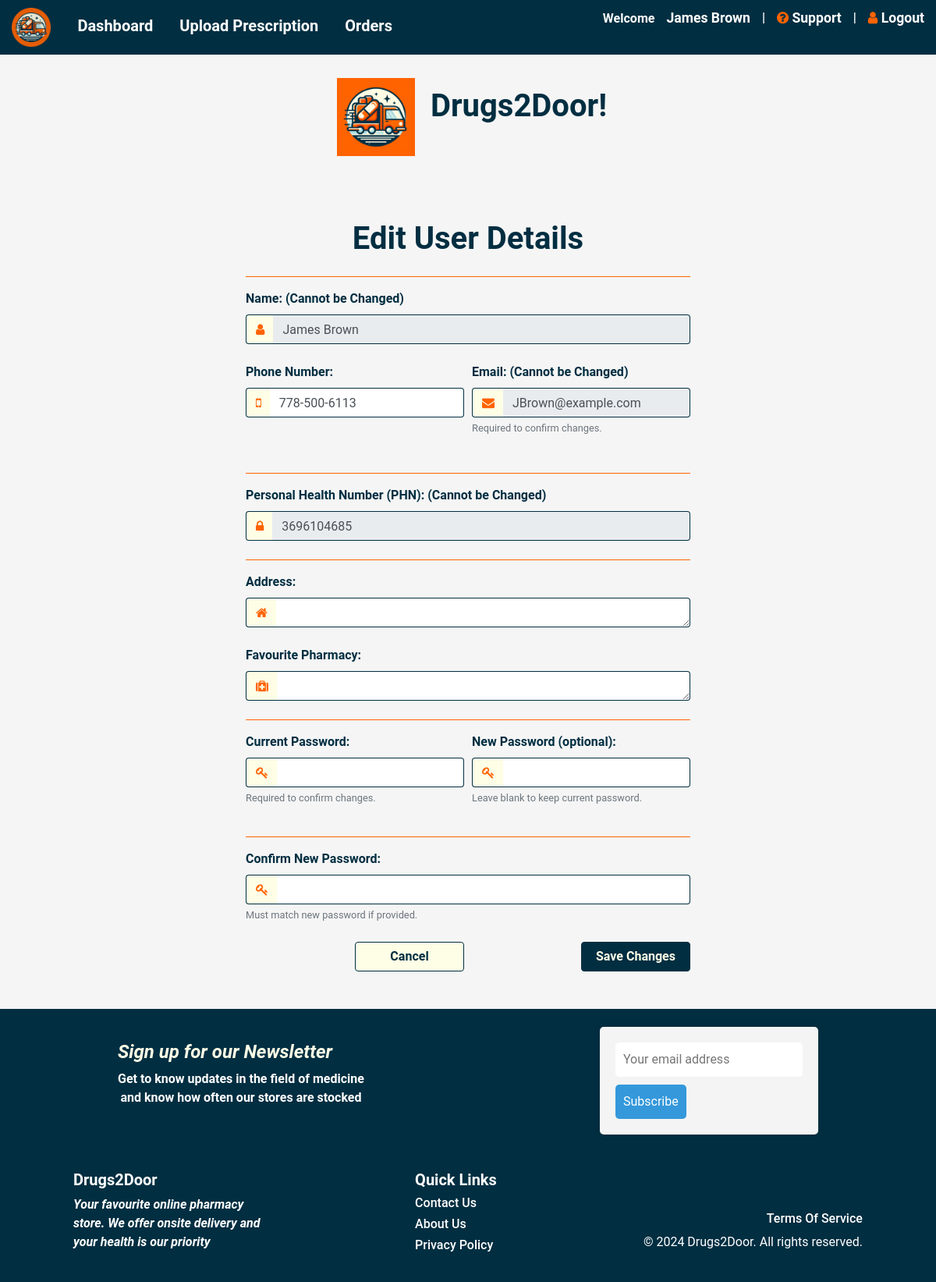
Page /userdetails (signed in) on the committed database.
### models.py (models this page shows, shortened)
class User(db.Model):
  __tablename__ = 'users'
  id = db.Column(db.Integer, primary_key=True)
  name = db.Column(db.String(100), nullable=False)
  email = db.Column(db.String(120), unique=True, nullable=False)
  password = db.Column(db.String(128), nullable=False)
  address = db.Column(db.String(255), nullable=True)
  phone = db.Column(db.String(20))
  phn = db.Column(db.String(120), unique=True, nullable=False)
  role_id = db.Column(db.Integer, db.ForeignKey('roles.id'))
  @property
  def is_authenticated(self):
    return bool(self.password)
  orders = relationship('Order', backref='user')

### app.py (the view)
@app.route('/userdetails', methods=['GET', 'POST'])
@login_required
def userdetails():
    form = UserUpdateForm()
    if form.validate_on_submit(): # pragma: no cover
        if bcrypt.check_password_hash(current_user.password, form.current_password.data):
            current_user.address = form.address.data
            current_user.phn = form.phn.data
            current_user.phone = format_phone(form.phone.data)
            if form.new_password.data:
                current_user.password = bcrypt.generate_password_hash(form.new_password.data).decode('utf-8')
            db.session.commit()
            flash('Your account information has been updated!', 'success')
            return redirect(url_for('userdetails'))
        else:
            flash('Incorrect current password.', 'error')
    elif request.method == 'GET':
        form.name.data = current_user.name
        form.address.data = current_user.address
        form.phone.data = current_user.phone
        form.email.data = current_user.email
        form.phn.data = current_user.phn  # populate PHN field
    return render_template('userdetails.html', title='User Details', form=form)

### forms.py
class UserUpdateForm(FlaskForm):
    email = StringField('Email', validators=[DataRequired(), Email()], render_kw={'readonly': True})
    name = StringField('Name', validators=[Optional(), Length(min=2, max=50)], render_kw={'readonly': True})
    address = TextAreaField('Address', validators=[Optional(), Length(min=0, max=255)])
    phone = StringField('Phone Number', validators=[Length(min=10, max=12), Regexp('^[0-9]{3}-?[0-9]{3}-?[0-9]{4}$', message="Phone number must be in the format: 123-456-7890 or 1234567890")])
    phn = StringField('Personal Health Number', render_kw={'readonly': True})
    current_password = PasswordField('Current Password', validators=[DataRequired()])
    new_password = PasswordField('New Password', validators=[password_complexity])
    confirm_password = PasswordField('Confirm New Password', validators=[EqualTo('new_password')])
    submit = SubmitField('Update')

### app.py (called while the page is built)
@login_manager.user_loader
def load_user(user_id):
    return User.query.get(int(user_id))

### templates/userdetails.html (shortened to what this page needs)
{% extends "base.html" %}
{% block content %}
<div class="container py-5">
  <h1 class="text-center mb-4">Edit User Details</h1>
  <form method="POST">
    <hr>
      <div class="form-group">
        <label for="name">Name: (Cannot be Changed)</label>
        <div class="input-group">
          <div class="input-group-prepend">
            <span class="input-group-text"><i class="fa fa-user icon-orange"></i></span>
          </div>
        {{ form.name(class="form-control custom-input") }}
        </div>
      </div>
    <div class="form-group">
      <div class="form-row">
        <div class="form-group col-md-6">
          <label for="phone">Phone Number:</label>
          <div class="input-group">
            <div class="input-group-prepend">
              <span class="input-group-text"><i class="fa fa-mobile icon-orange"></i></span>
            </div>
            {{ form.phone(class="form-control") }}
          </div>
        </div>
        <div class="form-group col-md-6">
          <label for="name">Email: (Cannot be Changed)</label>
          <div class="input-group">
            <div class="input-group-prepend">
              <span class="input-group-text"><i class="fa fa-envelope icon-orange"></i></span>
            </div>
          {{ form.email(class="form-control") }}
          </div>
          <small class="form-text text-muted">Required to confirm changes.</small>
        </div>
      </div>
      </div>
      <hr>
        <div class="form-group">
          <label for="phn">Personal Health Number (PHN): (Cannot be Changed)</label>
          <div class="input-group">
            <div class="input-group-prepend">
              <span class="input-group-text"><i class="fa fa-lock icon-orange"></i></span>
            </div>
          <input type="text" name="phn" class="form-control" value="{{ form.phn.data }}" disabled>
          </div>
        </div>
    <hr>
      <div class="form-group">
        <label for="address">Address:</label>
        <div class="input-group">
          <div class="input-group-prepend">
            <span class="input-group-text"><i class="fa fa-home icon-orange"></i></span>
          </div>
        {{ form.address(class="form-control", rows=1) }}
        </div>
      </div>
      <div class="form-group">
        <label for="address">Favourite Pharmacy:</label>
        <div class="input-group">
          <div class="input-group-prepend">
            <span class="input-group-text"><i class="fa fa-medkit icon-orange"></i></span>
          </div>
        {{ form.address(class="form-control", rows=1) }}
        </div>
      </div>
    <hr>
      <div class="form-row">
        <div class="form-group col-md-6">
          <label for="password">Current Password:</label>
          <div class="input-group">
            <div class="input-group-prepend">
              <span class="input-group-text"><i class="fa fa-key icon-orange"></i></span>
            </div>
            <input type="password" name="current_password" class="form-control" required>
          </div>
          <small class="form-text text-muted">Required to confirm changes.</small>
        </div>
        <div class="form-group col-md-6">
          <label for="new_password">New Password (optional):</label>
          <div class="input-group">
            <div class="input-group-prepend">
              <span class="input-group-text"><i class="fa fa-key icon-orange"></i></span>
            </div>
          <input type="password" name="new_password" class="form-control">
          </div>
          <small class="form-text text-muted">Leave blank to keep current password.</small>
        </div>
      </div>
    <hr>
      <div class="form-group">
        <label for="confirm_password">Confirm New Password:</label>
        <div class="input-group">
          <div class="input-group-prepend">
            <span class="input-group-text"><i class="fa fa-key icon-orange"></i></span>
          </div>
        <input type="password" name="confirm_password" class="form-control">
        </div>
        <small class="form-text text-muted">Must match new password if provided.</small>
      </div>
    <div class="form-row">
      <div class="col-md-6 align-right">
      <button type="submit" class="btn btn-primary btn-block half-width ml-7">Cancel</button>
      </div>
      <div class="col-md-6 align-right">
        <button type="submit" class="btn btn-secondary btn-block half-width ">Save Changes</button>
      </div>
    </div>
  </form>
</div>
{% endblock %}

### templates/base.html (shortened to what this page needs)
<!doctype html>
<html lang="en">
<head>
    <link rel="stylesheet" href="https://stackpath.bootstrapcdn.com/bootstrap/4.3.1/css/bootstrap.min.css">
    <link rel="stylesheet" href="{{ url_for('static', filename='css/styles.css') }}">
    <link rel="stylesheet" href="https://stackpath.bootstrapcdn.com/bootstrap/4.3.1/css/bootstrap.min.css">
    <link rel="stylesheet" href="{{ url_for('static', filename='css/home.css') }}">
    <link rel="stylesheet" href="https://cdnjs.cloudflare.com/ajax/libs/font-awesome/4.7.0/css/font-awesome.min.css">
</head>
<body>
    <nav>
        <a href="{{ url_for('home') }}">
            <img src="{{ url_for('static', filename='images/logo2.png') }}" alt="Homepage Logo" class="img-fluid" style="max-width: 50px;">
        </a>
        {% if current_user.is_authenticated %}
        {% if current_user.role_id == 2 %}
        <a href="{{ url_for('dashboard') }}" class="h5">Dashboard</a>
        <a href="{{ url_for('upload') }}" class="h5">Upload Prescription</a>
        <a href="{{ url_for('orders') }}" class="h5">Orders</a>
            <div class="right-align d-flex align-items-center my-auto">
                <span>Welcome<a href="{{ url_for('userdetails') }}">{{ current_user.name }}</a></span> |
                <a href="{{ url_for('support') }}"><i class="fa fa-question-circle"></i> Support</a> |
                <a href="{{ url_for('logout') }}"> <i class="fa fa-user"></i> Logout</a>
                {% endif %}
            </div>
        {% endif %}
    </nav>
    {% if request.endpoint == 'home' %}
    <style>
        nav {
        background-color: #012E41;
        font-weight: bold;
    }
    </style>
        <div class="wrapper">
            <div class="header">
                <a href="{{ url_for('home') }}"><img src="{{ url_for('static', filename='images/logo.png') }}" alt="Drugs2Door Logo" class="logo"></a>
                <h1>Drugs2Door!</h1>
            </div>
            <div class="first-wrapper">
                <h1> Your Dose Delivered, Stat!</h1>
            </div>
            <div class="second-wrapper">
                <a href="{{ url_for('home') }}"><img src="{{ url_for('static', filename='images/main-1.svg') }}" alt="pharmacist handing over paperwork" class="vector"></a>
                <div>
                    <h4>Get your drugs at your doorstep</h4>
                    <ul>
                        <li>Get straight delivery to the doorstep</li>
                        <li>We deliver within 24hrs of request</li>
                        <li>We gurantee speedily response</li>
                    </ul>
                    <a href="{{ url_for('upload') if current_user.is_authenticated else url_for('login') }}">
                        <button class="button">
                            <div class="text">
                                Get Prescription
                            </div>
                            <img src="{{ url_for('static', filename='images/right-arrow.svg') }}" alt="arrow inside button">
                        </button>
                    </a>
                </div>
            </div>
            <div class="third-wrapper">
                <div>
                    <h4>Chat with Pharmacists</h4>
                    <ul>
                        <li>Easily Refill</li>
                        <li>24/7 Chat Box</li>
                        <li>Get Notified</li>
                    </ul>
                    <a href="/support">
                    <button class="button">
                        <div class="text">
                            Talk to a Pharmacist
                        </div>
                        <img src="{{ url_for('static', filename='images/right-arrow.svg') }}" alt="">
                    </button>
                    </a>
                </div>
                <a href="{{ url_for('home') }}"><img src="{{ url_for('static', filename='images/main-2.svg') }}" alt="pharmacist handing over paperwork" class="vector"></a>
            </div>
        </div>
    {% else %}
        <div class="header">
            <a href="{{ url_for('home') }}"><img src="{{ url_for('static', filename='images/logo.png') }}" alt="Drugs2Door Logo" class="logo"></a>
            <h1>Drugs2Door!</h1>
        </div>
    {% endif %}
    <br>
    {% block content %}{% endblock %}
    <footer class="foot">
        <div class="f-cont">
            <div class="signup">
                <h4>Sign up for our Newsletter</h4>
                <p>
                    Get to know updates in the field of medicine <br> and know how often our stores are stocked
                </p>
            </div>
            <div class="subscription-form" id="subs-form">
                    <input type="email" id="sub-email" name="email" placeholder="Your email address">
                    <button type="" onclick="showPopup()">Subscribe</button>
            </div>
        </div>
        <div class="second-container">
                <div class="inner-cont-1">
                    <h5>Drugs2Door</h5>
                    <p>
                        Your favourite online pharmacy store. We offer onsite delivery and your health is our priority
                    </p>
                </div>
                <div class="inner-cont-2">
                    <h5>Quick Links</h5>
                    <h6>Contact Us</h6>
                    <h6>About Us</h6>
                    <h6>Privacy Policy</h6>
                </div>
                <div class="inner-cont-3">
                    <p>&copy; 2024 Drugs2Door. All rights reserved.</p>
                    <h6>Terms Of Service</h6>
                </div>
        </div>
    </footer>
</body>
</html>

### static/css/styles.css (style rules this page uses)
:root { --orange: #FF6300; --bone: #FEFEE6; --navy: #012E41; }
body { font-family: Arial, sans-serif; margin: 0; padding: 0; background-color: #f4f4f4; display: flex; flex-direction: column; min-height: 100vh; }
nav { background-color: #333; color: #fff; padding: 10px 0; text-align: left; }
nav a { color: #fff; margin: 0 15px; text-decoration: none; font-size: 1.1em; }
h1 { color: #333; text-align: center; }
p { text-align: center; }
.logo { display: block; margin-top: 20px; margin-left: auto; margin-right: auto; margin-bottom: 0px; width: 300px; height: auto; padding: 10px; }
.right-align { float: right; }

### static/css/home.css (style rules this page uses)
body { background-color: #f5f5f5; font-family: Roboto, sans-serif; margin: 0; display: flex; flex-direction: column; min-height: 100vh; }
h1 { font-weight: 700; }
button { background-color: var(--bone); display: flex; flex-direction: row; justify-content: space-around; padding: 0.5em 0.5em; }
.foot { background-color: var(--navy); display: flex; height: 350px; justify-content: space-around; color: #FFF; flex-direction: column; margin-top: auto; }
.f-cont { display: flex; align-items: center; flex-direction: row; justify-content: space-around; }
.f-cont > div > h4 { font-weight: bolder; font-style: italic; color: var(--bone); }
.signup { flex-direction: column; }
.signup p { font-weight: bold; }
.subscription-form { background-color: #f4f4f4; padding: 20px; border-radius: 5px; box-shadow: 0px 0px 10px 0px rgba(0,0,0,0.1); }
.subscription-form input[type="email"] { padding: 10px; border: none; border-radius: 5px; margin-bottom: 10px; }
.subscription-form button { padding: 10px; border: none; border-radius: 5px; background-color: #3498db; color: white; cursor: pointer; }
.second-container { display: flex; justify-content: space-around; align-items: center; }
.inner-cont-1 { display: flex; flex-direction: column; width: 250px; text-align: left; }
.inner-cont-1 p { text-align: left; font-weight: bold; font-style: italic; }
.inner-cont-1 h5 { font-weight: bold; }
.inner-cont-2 { display: flex; flex-direction: column; text-align: left; height: 120px; }
.inner-cont-2 h5 { font-weight: bold; }
.inner-cont-3 { display: flex; flex-direction: column-reverse; text-align: right; height: 120px; }

### templates/base.html (style rules this page uses)
.logo { height: 120px; width: 120px; margin-right: 10px; }
.header { display: flex; align-items: center; justify-content: center; text-align: center; }
.right-align { float: right; font-weight: bold; }
nav { background-color: #012E41; font-weight: bold; }
.fa-user { color:#FF6300 }
.fa-question-circle { color:#FF6300 }
.h5 { font-weight: bold; }

### templates/userdetails.html (style rules this page uses)
.container { max-width: 600px; margin: 0 auto; }
.form-group { margin-bottom: 1.5rem; border-color: #ff6300; color: #012E41; }
label { font-weight: bold; }
.form-control { width: 100%; padding: .375rem .75rem; border: 1px solid #ced4da; border-radius: .25rem; border-color:#012E41; border-left: none; }
.btn-primary { color: #012E41; background-color: #FEFEE6; border-color: #012E41; padding: .375rem .75rem; cursor: pointer; font-weight: bold; }
.btn-secondary { color: #FEFEE6; background-color:#012E41; border-color: #012E41; padding: .375rem .75rem; cursor: pointer; font-weight: bold; }
.half-width { width: 50%; }
.align-right { display: flex; justify-content: flex-end; }
hr { border: 0; border-top: 1px solid #ff6300; }
.icon-orange { color: #ff6300; background-color: #FEFEE6; }
.input-group-text { background-color: #FEFEE6; border-color: #012E41; border-right: none; }
.custom-input { width: 100%; background-color: #FEFEE6; }
h1 { color: #012E41; }

### rows in the picture
User: name "James Brown", phone "778-500-6113", email "JBrown@example.com", phn "3696104685"
